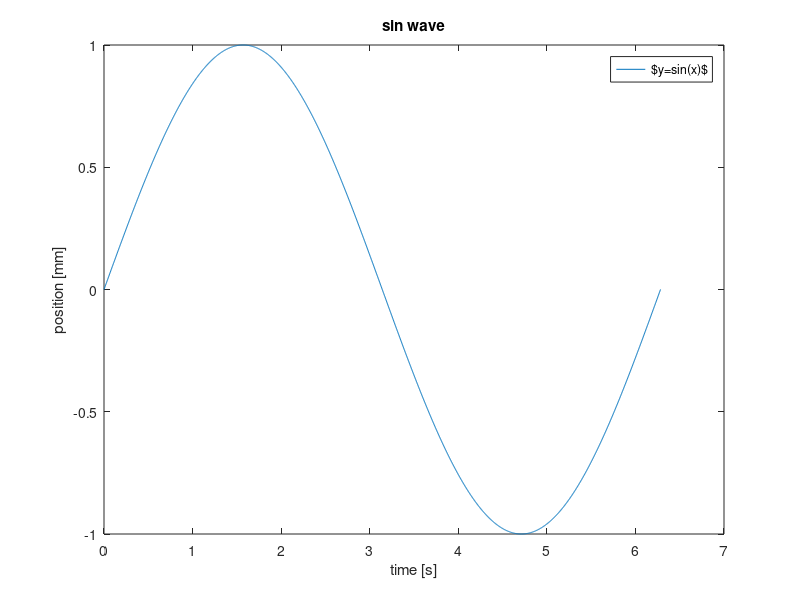

Write the MATLAB code that produced this figure. (Note: this script raises an error after producing the figure.)
%%%%%%%%%%%%%%%%%%%%%%%%%%%%%%%%%%%%%%%%%%%%%%%%%%%%%%%%%%%%%%%%%%%%%%%%%
% Publication-Quality-Figures:
% ----------------------------
% Descr.:   examples of publication figure creation
%           to demonstrate toolbox use and features.
% Figure:   Mathworks-plot-gallery-team source code.
% Author:   Thomas Beauduin, University of Tokyo, 2016
%%%%%%%%%%%%%%%%%%%%%%%%%%%%%%%%%%%%%%%%%%%%%%%%%%%%%%%%%%%%%%%%%%%%%%%%%
clear all; close all; clc;

%% Example 1: basic plot
x = 0:pi/1000:2*pi; y = sin(x);

hfig=figure; 
plot(x,y);
    title('sin wave')
    ylabel('position [mm]')
    xlabel('time [s]')
    legend('$y=sin(x)$')
hfig=pubfig(hfig)
expfig('figs\ex1_basicPlot','-pdf','-png','-bmp','-eps',hfig);

%% Example 2: bode plot
load('ex2_bodePlot.mat');

fig=figure;
subplot(211); 
    semilogx(freq,dbFRF,'b',freq,20*log10(abs(ssFRF)),'r');
    title('Mass Dependency') 
    ylabel('magnitude [dB]')
    legend('$\frac{sin(x)}{y}$','fit')
    xlim([20,250]), ylim([-100,-20])
subplot(212);
    semilogx(freq,phFRF+20,'b',freq,angle(ssFRF)*180/pi-360,'r');
    xlabel('frequency [Hz]')
    ylabel('phase [deg]')
    xlim([20,250]), ylim([-360,-90])
hfig=pubfig(fig)
    hfig.YTick={'','deg'};
    hfig.XMinorGrid='on';
expfig('figs\ex2_bodePlot','-pdf',hfig);

%% Example 3: DoublePlot
x = 0:pi/1000:2*pi; y = sin(x); y2 = cos(x.^2);

hfig=figure; 
haxis=plotyy(x,y,x,y2);
    title('test')
    ylabel(haxis(1),'$sin(x)$')
    ylabel(haxis(2),'$sin(x^2)$')
    xlabel('time [s]')
hfig=pubfig(hfig)
expfig('figs\ex3_DoublePlot','-pdf',hfig);

%% Example 4: Scatter
load seamount x y z

hfig=figure; 
scatter(x, y, 10, z, 'filled')
    title('Undersea Elevation')
    xlabel('Longitude')
    ylabel('Latitude')
    colorbar
hfig=pubfig(hfig)
expfig('figs\ex4_scatter','-pdf',hfig);

%% Example 5: Multi-Axis
t=linspace(0,2*pi); t(1)=eps; y=sin(t);

hfig=figure;
handaxes1 = axes('Position', [0.12 0.12 0.8 0.8]);
plot(t, y)
    xlabel('t')
    ylabel('$sin(t)$')
handaxes2 = axes('Position', [0.6 0.6 0.2 0.2]);
plot(t, y.^2, 'r')
    xlabel('t')
    ylabel('$sin(t)^2$')
handaxes3 = axes('Position', [0.25 0.25 0.2 0.2]);
plot(t, y.^3,'k')
    xlabel('t')
    ylabel('$sin(t)^3$')
hfig=pubfig(hfig);
    hfig.AxisBox='off';
    hfig.XGrid='off'; 
    hfig.YGrid='off';
expfig('figs\ex5_multiaxis','-pdf',hfig);

%% Example 6: Latex equations
for i=1:12, fib(i) = (((1+sqrt(5))/2)^i - ((1-sqrt(5))/2)^i)/sqrt(5); end

hfig=figure; plot(1:12, fib, 'k^-')
    title('Fibonacci Numbers from 1-12')
    xlabel('n')
    ylabel('$F_n$')
    eqtext = '$F_n={1 \over \sqrt{5}}';
    eqtext = [eqtext '\left[\left({1+\sqrt{5}\over 2}\right)^n -'];
    eqtext = [eqtext '\left({1-\sqrt{5}\over 2}\right)^n\right]$'];
    text(0.5, 125, eqtext)
hfig=pubfig(hfig)
    hfig.XGrid='off';    
    hfig.YGrid='off';
expfig('figs\ex6_latexEq','-pdf',hfig);

%% Example 7: Subplots
fm=20e3; fc=100e3; 
tstep=100e-9; tmax=200e-6; t=0:tstep:tmax;
xam = (1 + cos(2*pi*fm*t)).*cos(2*pi*fc*t);
T = 1e-6; N = 200; nT = 0:T:N*T;
xn = (1 + cos(2*pi*fm*nT)).*cos(2*pi*fc*nT);

hfig=figure; 
subplot(2,2,[1 3]);
    stem(nT,xn,'filled')
    xlabel('t [s]')
    ylabel('x[n]')
    title('sampled every millisec')
subplot(222)
    plot(t, xam)
    axis([0 200e-6 -2 2])
    xlabel('t [s]')
    ylabel('$x_{am}(t)$')
    title('AM Modulated Signal')
subplot(224)
    plot(nT, xn)
    xlabel('t [s]')
    ylabel('$x_{zoh}(t)$')
    title('Reconstruction')
hfig=pubfig(hfig)
    hfig.LineWidth=[0.5;2.2;2.2];
expfig('figs\ex7_subPlot','-pdf',hfig);

%% Example 8: high complexity
load data\ex8_complex xfit yfit xdata_m ydata_m ydata_s xVdata ...
                      yVdata xmodel ymodel ymodelL ymodelU

hfig=figure;
hFit = line(xfit,yfit,'Color',[0 0 .5]); hold on
errorbar(xdata_m,ydata_m,ydata_s,'LineStyle','none','Marker','.',...
        'Marker','o','MarkerSize',6,'MarkerEdgeColor',[.2 .2 .2],...
        'MarkerFaceColor',[.7 .7 .7],'Color',[.3 .3 .3]);
line(xVdata,yVdata,'LineStyle','none','Marker','.','Marker', 'o',...
        'MarkerSize',5,'MarkerEdgeColor','none','MarkerFaceColor',...
        [.75 .75 1]);
line(xmodel, ymodel,'Color','r','LineStyle','--');
line(xmodel,ymodelL,'LineStyle','-.','Color',[0 .5 0]);
line(xmodel,ymodelU,'LineStyle','-.','Color',[0 .5 0]); hold off
    title('\textbf{Publication Quality Graphics}');
    xlabel('Length (m)');
    ylabel('Mass (kg)');
    legend('Data ($\mu \pm \sigma)$', 'Fit $(Cx^3)$', ...
           'Validation Data', 'Model $(Cx^3)$', '$95\% CI$');
hfig=pubfig(hfig)
    hfig.XMinorGrid='off'; hfig.YMinorGrid='off';
    hfig.LegendLoc='northwest';
    hfig.AxisBox = 'off';
    hfig.TickDir = 'out';
    hfig.XMinorTick = 'on';
    hfig.YMinorTick = 'on';
    hfig.YGrid = 'on';
    hfig.YTick = {(0:500:2500)};
expfig('figs\ex8_complex','-pdf',hfig);

%% Example 9: 3d plot
load data\ex9_3dplot masscharge time spectra

hfig=figure; plot3(masscharge,time,spectra)
    box on
    view(26, 42)
    axis([500 900 0 22 0 4e8])
    xlabel('Mass/Charge (M/Z)')
    ylabel('Time')
    zlabel('Ion Spectra')
    title('Extracted Spectra Subset')
hfig=pubfig(hfig);
expfig('figs\ex9_plot3d','-pdf',hfig);

%% Example 10: linetext
load data\ex10_linePlot points x y

hfig=figure;
plot(points(:,1),points(:,2),':ok'), hold on
plot(x, y), axis([.5 7 -.8 1.8])
    title('Convex-Hull Property')
    xlabel('x')
    ylabel('y')
    xt = points(3,1) - 0.05;
    yt = points(3,2) - 0.1;
    text(xt, yt, 'Point 3')

    xt = points(4,1) - 0.05;
    yt = points(4,2) + 0.1;
    text(xt, yt, 'Point 4')

    xt = points(5,1) + 0.15;
    yt = points(5,2) - 0.05;
    text(6.1,.5, 'Point 5')
hfig=pubfig(hfig)
expfig('figs\ex10_linePlot','-pdf',hfig);

%% Example 11: Surface-Contour plot
y = -10:0.5:10; x = -10:0.5:10;
[X, Y] = meshgrid(x, y);
Z = sin(sqrt(X.^2+Y.^2))./sqrt(X.^2+Y.^2);

hfig=figure;
surfc(X, Y, Z)
    view(-38, 18)
    title('Normal Response')
    xlabel('x')
    ylabel('y')
    zlabel('z')
hfig=pubfig(hfig);
expfig('figs\ex11_surface','-pdf',hfig);

%% Example 12: combine
load data\ex12_fitting x y yfit

hfig=figure;
scatter(x, y, 'k')
line(x, yfit, 'Color', 'k', 'LineStyle', '-')
line(x, yfit + 0.3, 'Color', 'r', 'LineStyle', '--')
line(x, yfit - 0.3, 'Color', 'r', 'LineStyle', '--')
    legend('Data', 'Fit', 'Lower/Upper Bounds')
    xlabel('Time')
    ylabel('Noisy Data')
hfig=pubfig(hfig);
expfig('figs\ex12_fitting','-pdf','-p0.2',hfig);